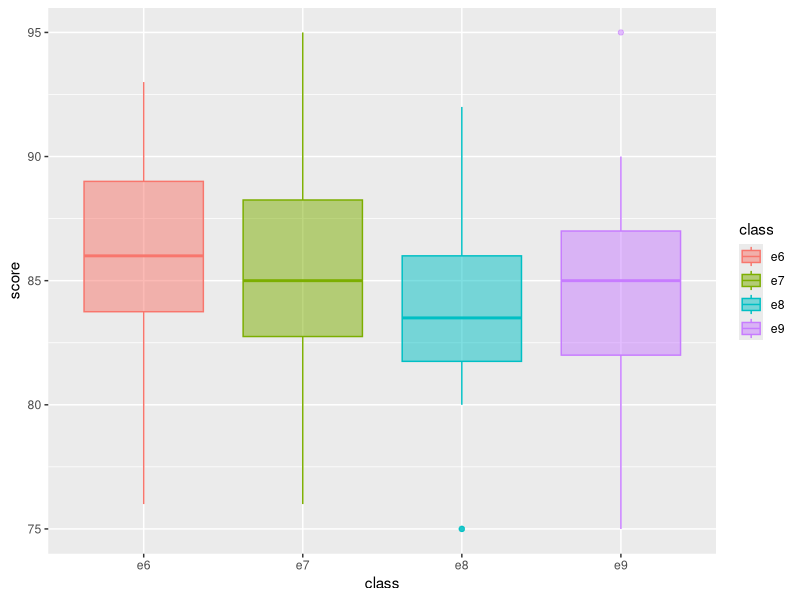
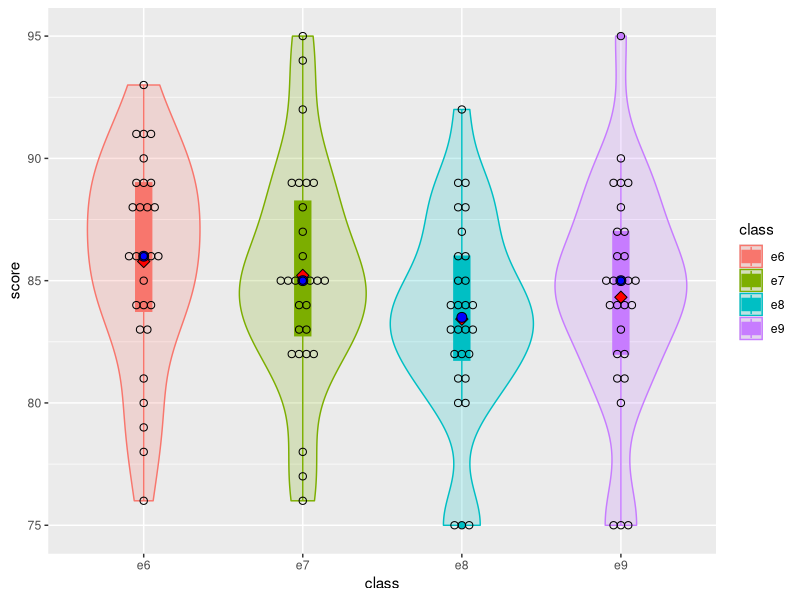
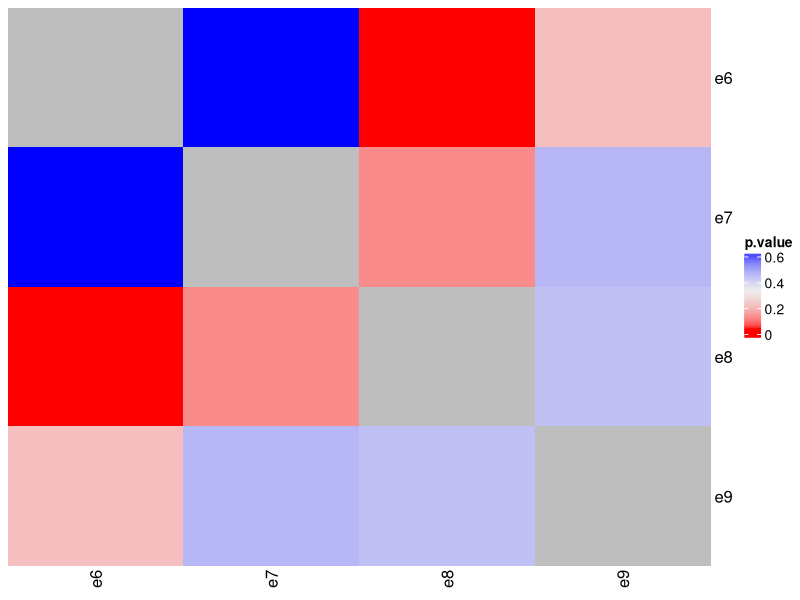
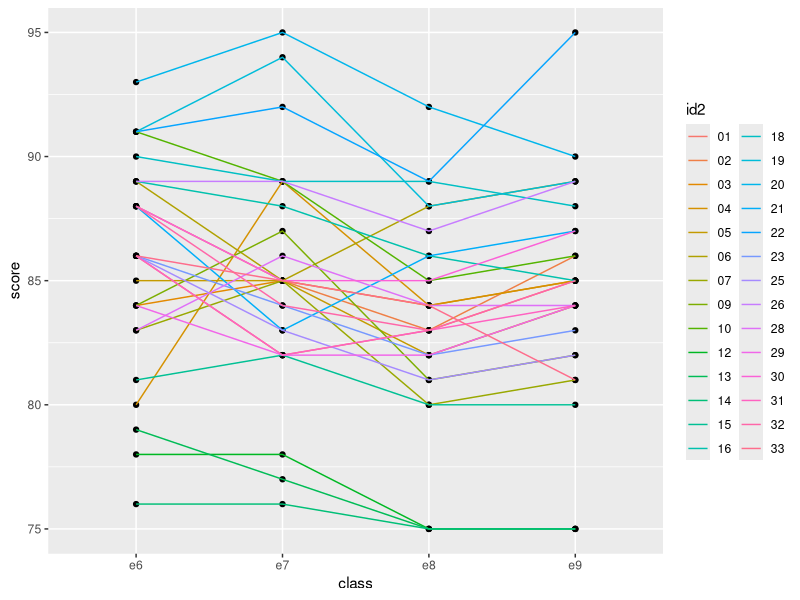
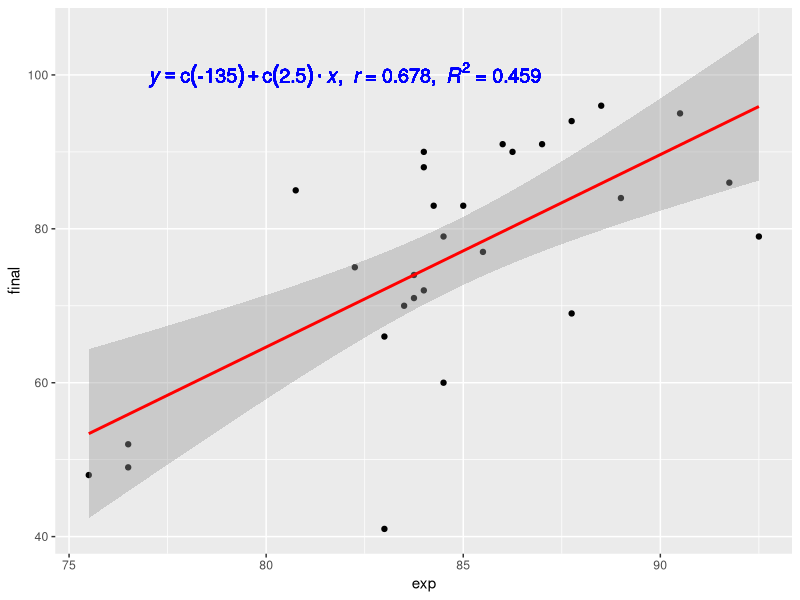
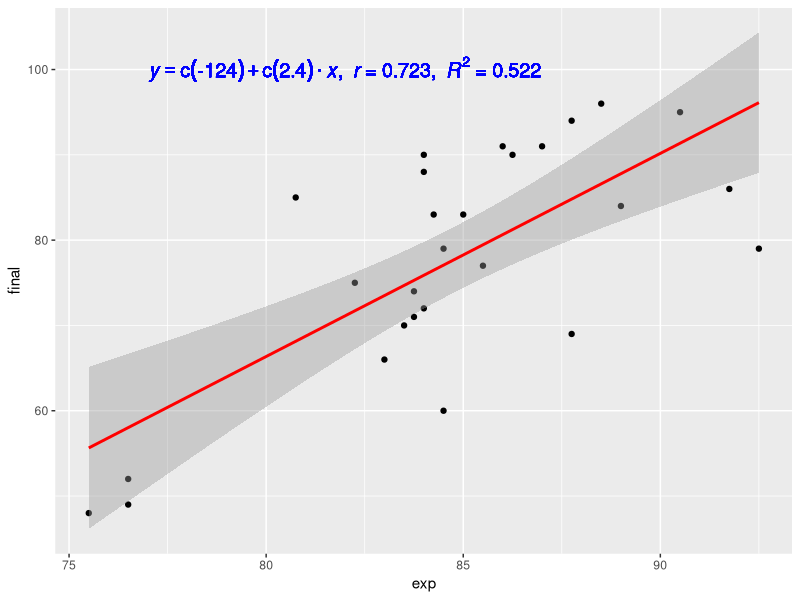
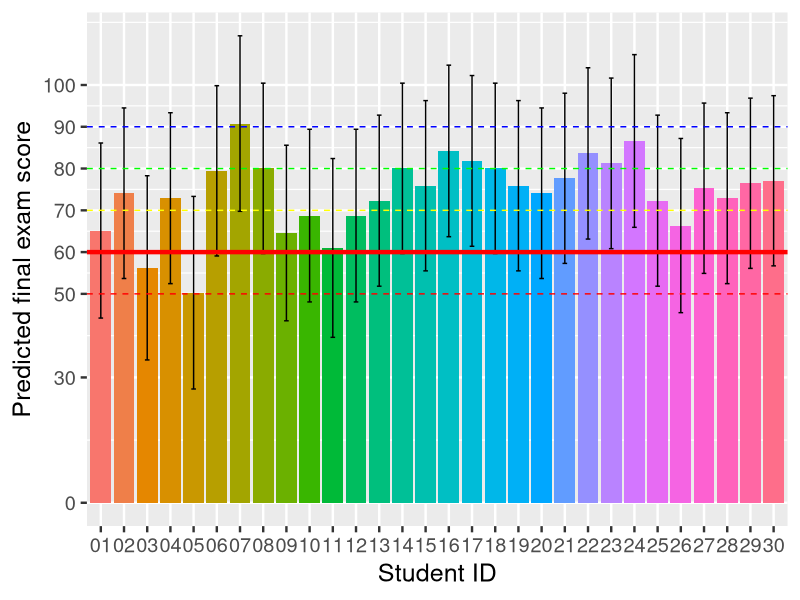

These figures' R source, in order:
library(readr)
library(tidyr)
library(dplyr)
library(stringr)
library(ggplot2)
#library(broom)
library(ComplexHeatmap)
library(circlize)

# Read data for 2013, and tranform it
score_wide <- read_csv("score_2013.csv")
score_long <- gather(score_wide, "class", "score", 3:7)
score_long <- score_long %>% mutate(id2=as.factor(str_replace(id, "20130521", "")))

# Comparation between experiments
score_long2 <- score_long %>% filter(str_detect(class, "e"))
gb <- ggplot(score_long2, aes(class, score))
gb <- gb + geom_boxplot(aes(fill=class, color=class), alpha=0.5)
ggsave("exp_boxplot.png", gb)
gv <- ggplot(score_long2, aes(class, score))
gv <- gv + geom_violin(aes(fill=class, color=class), alpha=0.2)
gv <- gv + geom_boxplot(aes(fill=class, color=class), width=0.1)
gv <- gv + stat_summary(fun.y="mean", geom="point", shape=23, size=3, fill="red")
gv <- gv + stat_summary(fun.y="median", geom="point", shape=21, size=3, fill="blue")
gv <- gv + geom_dotplot(binaxis="y", binwidth=0.3, stackdir="center", fill=NA)
ggsave("exp_violin.png", gv)

tri2mat <- function(tp, pf) {
  tp <- cbind(tp, rep(NA, nrow(tp)))
  tp <- rbind(rep(NA, ncol(tp)), tp)
  colnames(tp) <- pf
  rownames(tp) <- pf
  tp[upper.tri(tp)] <- t(tp)[upper.tri(tp)]
  #diag(tp) <- 1
  tp
}

# Heatmap p.value bwteen experiments
t_test <- pairwise.t.test(score_long2$score, score_long2$class, p.adjust.method="none", pool.sd=FALSE)
tp <- t_test$p.value
pf <- levels(as.factor(score_long2$class))
tm <- tri2mat(tp, pf)
col = colorRamp2(seq(min(tm, na.rm=TRUE), max(tm, na.rm=TRUE), length=3), c("red", "#EEEEEE", "blue"), space="RGB")
png("exp_heatmap.png", width=1024, height=960, res=200)
Heatmap(tm, col=col, heatmap_legend_param=list(title="p.value"),
        cluster_rows=FALSE, cluster_columns=FALSE)
dev.off()

# Line each student for experiments
gl <- ggplot(score_long2, aes(class, score, group=id2))
gl <- gl + geom_point()
gl <- gl + geom_line(aes(color=id2))
ggsave("id_lineplot.png", gl)

lm_eqn <- function(df) {
  m <- lm(final ~ exp, df)
  eq <- substitute(italic(y) == a + b %.% italic(x) *","* ~~italic(r)~"="~r1 *","* ~~italic(R)^2~"="~r2, 
                   list(a = format(coef(m)[1], digits=2), 
                        b = format(coef(m)[2], digits=2), 
                        r1 = format(sqrt(summary(m)$r.squared), digits=3),
                        r2 = format(summary(m)$r.squared, digits=3)))
  as.character(as.expression(eq))
}

plot_cor <- function (df){
  gr <- ggplot(df, aes(exp, final))
  gr <- gr + geom_point()
  gr <- gr + geom_smooth(method="lm", color="red", formula=y~x)
  gr <- gr + geom_text(x=82, y=100, label=lm_eqn(df), parse=TRUE, size=5, color="blue")
}

# Correlation between experiments and final exam
score_wide2 <- score_wide %>% group_by(id,name,final) %>% summarise(exp=mean(c(e6,e7,e8,e9))) 
#score_exp <- score_long %>% filter(str_detect(class, "e")) %>% group_by(id,name) %>% summarise(exp=mean(score))
#score_final <- score_long %>% filter(str_detect(class, "final")) %>% group_by(id,name) %>% summarise(final=score)
#score_wide2 <- inner_join(score_exp, score_final)
gr <- plot_cor(score_wide2)
ggsave("correlation_plot.png", gr)

id1 <- score_wide2[which.min(score_wide2$final),]$id
score_wide3 <- score_wide2 %>% filter(id!=id1)
#score_wide3 <- score_wide2 %>% filter(id!="2013052125")
gr2 <- plot_cor(score_wide3)
ggsave("correlation_plot_correct.png", gr2)

m <- lm(final ~ exp, score_wide3)
score2014 <- read_csv("score_2014.csv")
mp <- predict(m, score2014, interval="prediction")
s4 <- bind_cols(score2014, as.data.frame(mp))
colnames(s4) <- c("ID", "name", "exp", "final", "fl", "fu")
s4 <- s4 %>% mutate(id=as.factor(str_replace(ID, "20140521", "")))
g <- ggplot(s4, aes(x=id, y=final, fill=id))
g <- g + theme_gray(base_size=18)
g <- g + geom_bar(stat="identity")
g <- g + geom_errorbar(aes(ymin=fl, ymax=fu), width=0.2)
g <- g + geom_hline(yintercept=60, color="red", size=1.5)
g <- g + geom_hline(yintercept=c(50, 70, 80, 90), color=c("red", "yellow", "green", "blue"), size=0.5, linetype=2)
g <- g + scale_y_continuous(breaks=c(0, 30, seq(50,100,10)))
g <- g + labs(x="Student ID", y="Predicted final exam score")
g <- g + guides(fill=FALSE)
ggsave("prediction_2014.png", g, width=10, height=5)
